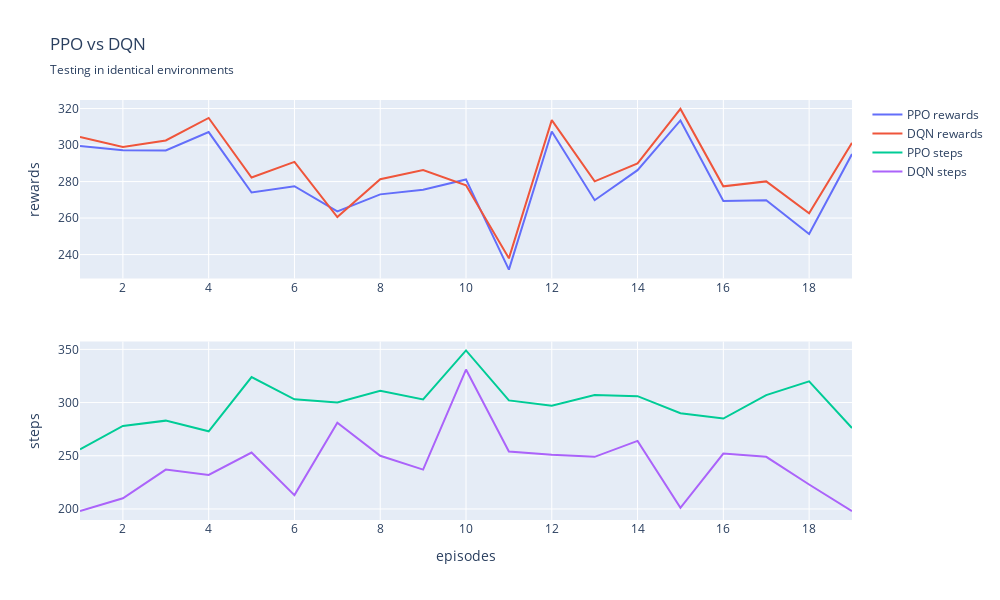

Source (notebook cell):
### Code cell
fig = go.Figure().set_subplots(2,1)

x = list(range(1,len(rewards_ppo_eq)))
fig.add_scatter(x=x, y=rewards_ppo_eq, name='PPO rewards', mode='lines', row=1, col=1)
fig.add_scatter(x=x, y=rewards_dqn_eq, name='DQN rewards', mode='lines', row=1, col=1)

x = list(range(1,len(steps_ppo_eq)))
fig.add_scatter(x=x, y=steps_ppo_eq, name='PPO steps', mode='lines', row=2, col=1)
fig.add_scatter(x=x, y=steps_dqn_eq, name='DQN steps', mode='lines', row=2, col=1)

fig.update_layout(title_text='PPO vs DQN', title_subtitle_text='Testing in identical environments', 
                  xaxis2=dict(title=dict(text='episodes')), yaxis1=dict(title=dict(text='rewards')), 
                  yaxis2=dict(title=dict(text='steps')), autosize=False, width=1000, height=600)
fig.show()

### Figure 1 — Plotly figure (JSON) as saved in the notebook; plotly's stock layout.template omitted (floating-point values rounded to 4 significant figures)
{"data": [{"mode": "lines", "name": "PPO rewards", "type": "scatter", "x": [1, 2, 3, 4, 5, 6, 7, 8, 9, 10, 11, 12, 13, 14, 15, 16, 17, 18, 19], "xaxis": "x", "y": [299.4, 297.1, 297.0, 307.1, 274.0, 277.5, 263.7, 273.0, 275.5, 281.2, 231.8, 307.4, 269.8, 286.2, 313.5, 269.3, 269.8, 251.3, 295.1, 247.9], "yaxis": "y"}, {"mode": "lines", "name": "DQN rewards", "type": "scatter", "x": [1, 2, 3, 4, 5, 6, 7, 8, 9, 10, 11, 12, 13, 14, 15, 16, 17, 18, 19], "xaxis": "x", "y": [304.5, 299.0, 302.5, 314.9, 282.2, 290.8, 260.6, 281.3, 286.3, 278.0, 237.9, 313.6, 280.1, 290.0, 319.8, 277.4, 280.1, 262.7, 301.2, 245.8], "yaxis": "y"}, {"mode": "lines", "name": "PPO steps", "type": "scatter", "x": [1, 2, 3, 4, 5, 6, 7, 8, 9, 10, 11, 12, 13, 14, 15, 16, 17, 18, 19], "xaxis": "x2", "y": [256, 278, 283, 273, 324, 303, 300, 311, 303, 349, 302, 297, 307, 306, 290, 285, 307, 320, 276, 292], "yaxis": "y2"}, {"mode": "lines", "name": "DQN steps", "type": "scatter", "x": [1, 2, 3, 4, 5, 6, 7, 8, 9, 10, 11, 12, 13, 14, 15, 16, 17, 18, 19], "xaxis": "x2", "y": [198, 210, 237, 232, 253, 213, 281, 250, 237, 331, 254, 251, 249, 264, 201, 252, 249, 223, 198, 287], "yaxis": "y2"}], "layout": {"autosize": false, "height": 600, "title": {"subtitle": {"text": "Testing in identical environments"}, "text": "PPO vs DQN"}, "width": 1000, "xaxis": {"anchor": "y", "domain": [0, 1]}, "xaxis2": {"anchor": "y2", "domain": [0, 1], "title": {"text": "episodes"}}, "yaxis": {"anchor": "x", "domain": [0.575, 1], "title": {"text": "rewards"}}, "yaxis2": {"anchor": "x2", "domain": [0, 0.425], "title": {"text": "steps"}}}}
